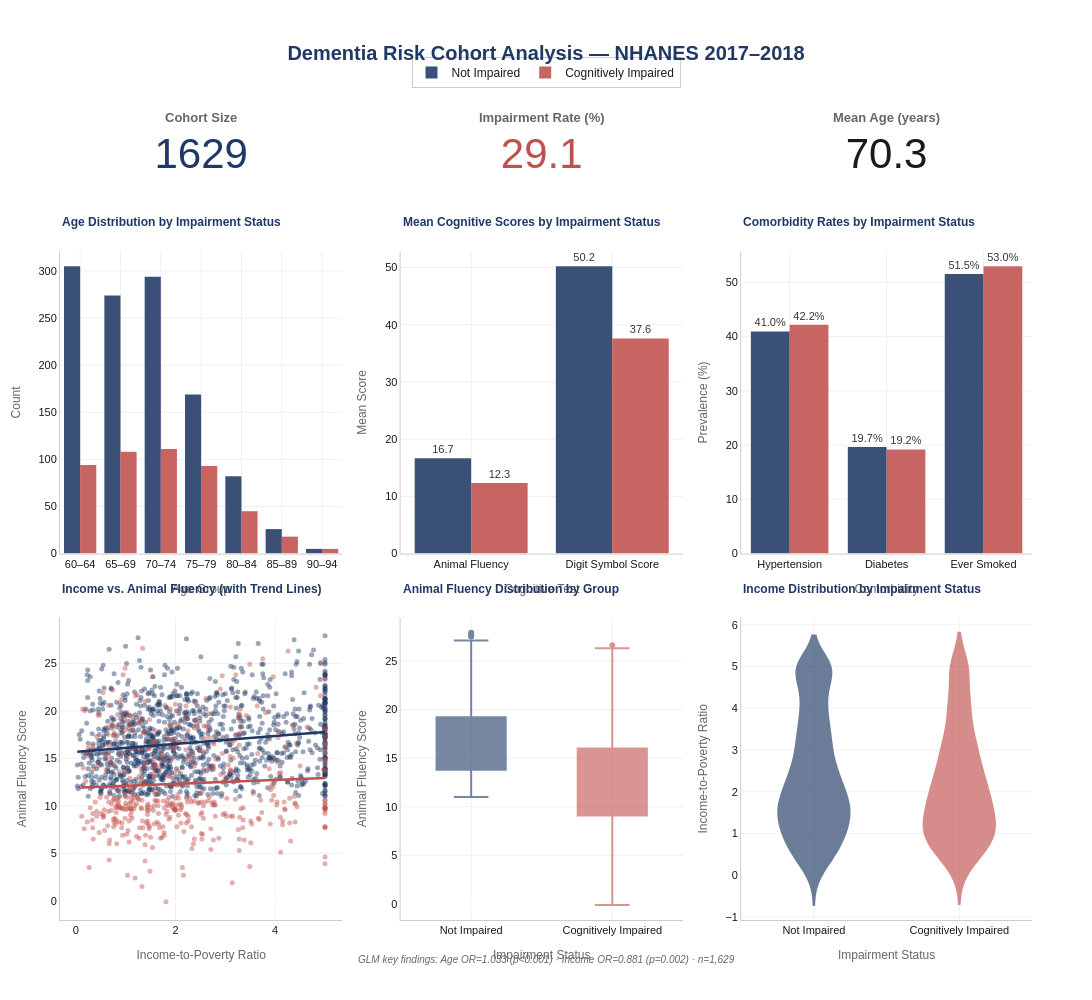

Notebook code for this chart:
### Code cell
import plotly.graph_objects as go
from plotly.subplots import make_subplots
import numpy as np
import pandas as pd

# ── Colors ───────────────────────────────────────────────────
C_NOT  = "#1F3864"   # navy — not impaired
C_IMP  = "#C0504D"   # muted red — impaired
C_BG   = "#FFFFFF"
C_GRID = "#F0F0F0"
C_TEXT = "#1A1A1A"
C_SUB  = "#666666"

imp  = cohort_clean[cohort_clean["cog_impaired"] == 1]
nimp = cohort_clean[cohort_clean["cog_impaired"] == 0]

# ── KPI values ────────────────────────────────────────────────
total_n       = len(cohort_clean)
imp_rate      = cohort_clean["cog_impaired"].mean() * 100
mean_age      = cohort_clean["age"].mean()
sig_or_age    = 1.033
sig_or_income = 0.881

# ── Layout: 3 rows — KPI strip | row1 charts | row2 charts ───
fig = make_subplots(
    rows=3, cols=3,
    row_heights=[0.10, 0.45, 0.45],
    column_widths=[0.33, 0.33, 0.34],
    specs=[
        [{"type": "indicator"}, {"type": "indicator"}, {"type": "indicator"}],
        [{"type": "xy"},        {"type": "xy"},         {"type": "xy"}],
        [{"type": "xy"},        {"type": "xy"},         {"type": "xy"}],
    ],
    vertical_spacing=0.08,
    horizontal_spacing=0.06,
)

# ── KPI TILES ─────────────────────────────────────────────────
kpis = [
    (total_n,        "Cohort Size",          C_NOT, ".0f"),
    (imp_rate,       "Impairment Rate (%)",  C_IMP, ".1f"),
    (mean_age,       "Mean Age (years)",     C_TEXT, ".1f"),
]
for col, (val, title, color, fmt) in enumerate(kpis, 1):
    fig.add_trace(go.Indicator(
        mode="number",
        value=val,
        number={"font": {"size": 42, "color": color, "family": "Arial"},
                "valueformat": fmt},
        title={"text": f"<b>{title}</b>",
               "font": {"size": 13, "color": C_SUB, "family": "Arial"}},
    ), row=1, col=col)

# ── CHART 1: Age Distribution ─────────────────────────────────
bin_edges = list(range(60, 100, 5))
for df, name, color in [(nimp, "Not Impaired", C_NOT), (imp, "Cognitively Impaired", C_IMP)]:
    counts, _ = np.histogram(df["age"], bins=bin_edges)
    fig.add_trace(go.Bar(
        x=[f"{b}–{b+4}" for b in bin_edges[:-1]],
        y=counts,
        name=name,
        marker_color=color,
        opacity=0.88,
        showlegend=True,
        legendgroup=name,
    ), row=2, col=1)

# ── CHART 2: Mean Cognitive Scores ────────────────────────────
score_labels = ["Animal Fluency", "Digit Symbol Score"]
for df, name, color in [(nimp, "Not Impaired", C_NOT), (imp, "Cognitively Impaired", C_IMP)]:
    means = [df["animal_fluency"].mean(), df["digit_symbol_score"].mean()]
    fig.add_trace(go.Bar(
        x=score_labels,
        y=means,
        name=name,
        marker_color=color,
        opacity=0.88,
        showlegend=False,
        legendgroup=name,
        text=[f"{v:.1f}" for v in means],
        textposition="outside",
        textfont={"size": 11, "color": C_TEXT},
    ), row=2, col=2)

# ── CHART 3: Comorbidity Rates ────────────────────────────────
comorbid_labels = ["Hypertension", "Diabetes", "Ever Smoked"]
comorbid_cols   = ["hypertension", "diabetes", "ever_smoked"]
for df, name, color in [(nimp, "Not Impaired", C_NOT), (imp, "Cognitively Impaired", C_IMP)]:
    vals = [df[c].mean() * 100 for c in comorbid_cols]
    fig.add_trace(go.Bar(
        x=comorbid_labels,
        y=vals,
        name=name,
        marker_color=color,
        opacity=0.88,
        showlegend=False,
        legendgroup=name,
        text=[f"{v:.1f}%" for v in vals],
        textposition="outside",
        textfont={"size": 11, "color": C_TEXT},
    ), row=2, col=3)

# ── CHART 4: Income vs Animal Fluency scatter ─────────────────
for df, name, color in [(nimp, "Not Impaired", C_NOT), (imp, "Cognitively Impaired", C_IMP)]:
    fig.add_trace(go.Scatter(
        x=df["income_pir"],
        y=df["animal_fluency"],
        mode="markers",
        name=name,
        marker={"color": color, "size": 5, "opacity": 0.45},
        showlegend=False,
        legendgroup=name,
    ), row=3, col=1)

# Trend lines
for df, color in [(nimp, C_NOT), (imp, C_IMP)]:
    d = df[["income_pir","animal_fluency"]].dropna()
    m, b = np.polyfit(d["income_pir"], d["animal_fluency"], 1)
    x_line = np.linspace(d["income_pir"].min(), d["income_pir"].max(), 50)
    fig.add_trace(go.Scatter(
        x=x_line, y=m*x_line + b,
        mode="lines",
        line={"color": color, "width": 2.5},
        showlegend=False,
    ), row=3, col=1)

# ── CHART 5: Age vs Animal Fluency box plots ─────────────────
for df, name, color in [(nimp, "Not Impaired", C_NOT), (imp, "Cognitively Impaired", C_IMP)]:
    fig.add_trace(go.Box(
        y=df["animal_fluency"],
        name=name,
        marker_color=color,
        line_color=color,
        fillcolor=color,
        opacity=0.6,
        showlegend=False,
        legendgroup=name,
        boxmean=True,
    ), row=3, col=2)

# ── CHART 6: Income distribution by impairment ───────────────
for df, name, color in [(nimp, "Not Impaired", C_NOT), (imp, "Cognitively Impaired", C_IMP)]:
    fig.add_trace(go.Violin(
        y=df["income_pir"],
        name=name,
        fillcolor=color,
        line_color=color,
        opacity=0.65,
        showlegend=False,
        legendgroup=name,
        box_visible=True,
        meanline_visible=True,
    ), row=3, col=3)

# ── AXIS LABELS ───────────────────────────────────────────────
axis_style = {"showgrid": True, "gridcolor": C_GRID,
              "linecolor": "#CCCCCC", "tickfont": {"family": "Arial", "size": 11},
              "title_font": {"family": "Arial", "size": 12, "color": C_SUB}}

fig.update_xaxes(title_text="Age Group",          row=2, col=1, **axis_style)
fig.update_yaxes(title_text="Count",              row=2, col=1, **axis_style)
fig.update_xaxes(title_text="Cognitive Test",     row=2, col=2, **axis_style)
fig.update_yaxes(title_text="Mean Score",         row=2, col=2, **axis_style)
fig.update_xaxes(title_text="Comorbidity",        row=2, col=3, **axis_style)
fig.update_yaxes(title_text="Prevalence (%)",     row=2, col=3, **axis_style)
fig.update_xaxes(title_text="Income-to-Poverty Ratio", row=3, col=1, **axis_style)
fig.update_yaxes(title_text="Animal Fluency Score",    row=3, col=1, **axis_style)
fig.update_xaxes(title_text="Impairment Status",  row=3, col=2, **axis_style)
fig.update_yaxes(title_text="Animal Fluency Score", row=3, col=2, **axis_style)
fig.update_xaxes(title_text="Impairment Status",  row=3, col=3, **axis_style)
fig.update_yaxes(title_text="Income-to-Poverty Ratio", row=3, col=3, **axis_style)

# ── CHART TITLES ──────────────────────────────────────────────
chart_titles = {
    (2,1): "Age Distribution by Impairment Status",
    (2,2): "Mean Cognitive Scores by Impairment Status",
    (2,3): "Comorbidity Rates by Impairment Status",
    (3,1): "Income vs. Animal Fluency (with Trend Lines)",
    (3,2): "Animal Fluency Distribution by Group",
    (3,3): "Income Distribution by Impairment Status",
}
annotations = []
for (r, c), title in chart_titles.items():
    annotations.append(dict(
        text=f"<b>{title}</b>",
        xref="paper", yref="paper",
        x=fig.get_subplot(r, c).xaxis.domain[0],
        y=fig.get_subplot(r, c).yaxis.domain[1] + 0.025,
        xanchor="left", yanchor="bottom",
        font={"size": 12, "color": C_NOT, "family": "Arial"},
        showarrow=False,
    ))

# ── STATISTICAL ANNOTATION ────────────────────────────────────
annotations.append(dict(
    text=f"<i>GLM key findings: Age OR={sig_or_age} (p<0.001) · Income OR={sig_or_income} (p=0.002) · n={total_n:,}</i>",
    xref="paper", yref="paper", x=0.5, y=-0.04,
    xanchor="center", yanchor="top",
    font={"size": 10, "color": C_SUB, "family": "Arial"},
    showarrow=False,
))

# ── GLOBAL LAYOUT ─────────────────────────────────────────────
fig.update_layout(
    title={
        "text": "<b>Dementia Risk Cohort Analysis — NHANES 2017–2018</b>",
        "x": 0.5, "xanchor": "center",
        "font": {"size": 20, "color": C_NOT, "family": "Arial"},
    },
    height=1000,
    width=1300,
    paper_bgcolor=C_BG,
    plot_bgcolor=C_BG,
    font={"family": "Arial", "color": C_TEXT},
    barmode="group",
    legend={
        "orientation": "h",
        "x": 0.5, "xanchor": "center",
        "y": 1.04, "yanchor": "bottom",
        "font": {"size": 12, "family": "Arial"},
        "bgcolor": "rgba(255,255,255,0.8)",
        "bordercolor": "#CCCCCC",
        "borderwidth": 1,
    },
    annotations=annotations,
    margin={"t": 120, "b": 80, "l": 60, "r": 60},
)

fig.update_traces(selector={"type": "bar"}, marker_line_width=0)

# ── SAVE AS STANDALONE HTML ───────────────────────────────────
fig.write_html("dementia_cohort_dashboard.html", include_plotlyjs="cdn")
fig.show()
print("✓ Dashboard saved: dementia_cohort_dashboard.html")

### Figure 1 — Plotly figure (JSON) as saved in the notebook; plotly's stock layout.template omitted (floating-point values rounded to 4 significant figures; data arrays with more than 128 entries replaced by an {"elided": "..."} marker saying what was removed)
{"data": [{"domain": {"x": [0, 0.2904], "y": [0.916, 1]}, "mode": "number", "number": {"font": {"color": "#1F3864", "family": "Arial", "size": 42}, "valueformat": ".0f"}, "title": {"font": {"color": "#666666", "family": "Arial", "size": 13}, "text": "<b>Cohort Size</b>"}, "type": "indicator", "value": 1629}, {"domain": {"x": [0.3504, 0.6408], "y": [0.916, 1]}, "mode": "number", "number": {"font": {"color": "#C0504D", "family": "Arial", "size": 42}, "valueformat": ".1f"}, "title": {"font": {"color": "#666666", "family": "Arial", "size": 13}, "text": "<b>Impairment Rate (%)</b>"}, "type": "indicator", "value": 29.1}, {"domain": {"x": [0.7008, 1], "y": [0.916, 1]}, "mode": "number", "number": {"font": {"color": "#1A1A1A", "family": "Arial", "size": 42}, "valueformat": ".1f"}, "title": {"font": {"color": "#666666", "family": "Arial", "size": 13}, "text": "<b>Mean Age (years)</b>"}, "type": "indicator", "value": 70.29}, {"legendgroup": "Not Impaired", "marker": {"color": "#1F3864", "line": {"width": 0}}, "name": "Not Impaired", "opacity": 0.88, "showlegend": true, "type": "bar", "x": ["60–64", "65–69", "70–74", "75–79", "80–84", "85–89", "90–94"], "xaxis": "x", "y": [305, 274, 294, 169, 82, 26, 5], "yaxis": "y"}, {"legendgroup": "Cognitively Impaired", "marker": {"color": "#C0504D", "line": {"width": 0}}, "name": "Cognitively Impaired", "opacity": 0.88, "showlegend": true, "type": "bar", "x": ["60–64", "65–69", "70–74", "75–79", "80–84", "85–89", "90–94"], "xaxis": "x", "y": [94, 108, 111, 93, 45, 18, 5], "yaxis": "y"}, {"legendgroup": "Not Impaired", "marker": {"color": "#1F3864", "line": {"width": 0}}, "name": "Not Impaired", "opacity": 0.88, "showlegend": false, "text": ["16.7", "50.2"], "textfont": {"color": "#1A1A1A", "size": 11}, "textposition": "outside", "type": "bar", "x": ["Animal Fluency", "Digit Symbol Score"], "xaxis": "x2", "y": [16.68, 50.21], "yaxis": "y2"}, {"legendgroup": "Cognitively Impaired", "marker": {"color": "#C0504D", "line": {"width": 0}}, "name": "Cognitively Impaired", "opacity": 0.88, "showlegend": false, "text": ["12.3", "37.6"], "textfont": {"color": "#1A1A1A", "size": 11}, "textposition": "outside", "type": "bar", "x": ["Animal Fluency", "Digit Symbol Score"], "xaxis": "x2", "y": [12.35, 37.61], "yaxis": "y2"}, {"legendgroup": "Not Impaired", "marker": {"color": "#1F3864", "line": {"width": 0}}, "name": "Not Impaired", "opacity": 0.88, "showlegend": false, "text": ["41.0%", "19.7%", "51.5%"], "textfont": {"color": "#1A1A1A", "size": 11}, "textposition": "outside", "type": "bar", "x": ["Hypertension", "Diabetes", "Ever Smoked"], "xaxis": "x3", "y": [40.95, 19.65, 51.52], "yaxis": "y3"}, {"legendgroup": "Cognitively Impaired", "marker": {"color": "#C0504D", "line": {"width": 0}}, "name": "Cognitively Impaired", "opacity": 0.88, "showlegend": false, "text": ["42.2%", "19.2%", "53.0%"], "textfont": {"color": "#1A1A1A", "size": 11}, "textposition": "outside", "type": "bar", "x": ["Hypertension", "Diabetes", "Ever Smoked"], "xaxis": "x3", "y": [42.19, 19.2, 52.95], "yaxis": "y3"}, {"legendgroup": "Not Impaired", "marker": {"color": "#1F3864", "opacity": 0.45, "size": 5}, "mode": "markers", "name": "Not Impaired", "showlegend": false, "type": "scatter", "x": {"elided": "1155 float values"}, "xaxis": "x4", "y": {"elided": "1155 float values"}, "yaxis": "y4"}, {"legendgroup": "Cognitively Impaired", "marker": {"color": "#C0504D", "opacity": 0.45, "size": 5}, "mode": "markers", "name": "Cognitively Impaired", "showlegend": false, "type": "scatter", "x": {"elided": "474 float values"}, "xaxis": "x4", "y": {"elided": "474 float values"}, "yaxis": "y4"}, {"line": {"color": "#1F3864", "width": 2.5}, "mode": "lines", "showlegend": false, "type": "scatter", "x": [0.03, 0.1314, 0.2329, 0.3343, 0.4357, 0.5371, 0.6386, 0.74, 0.8414, 0.9429, 1.044, 1.146, 1.247, 1.349, 1.45, 1.551, 1.653, 1.754, 1.856, 1.957, 2.059, 2.16, 2.261, 2.363, 2.464, 2.566, 2.667, 2.769, 2.87, 2.971, 3.073, 3.174, 3.276, 3.377, 3.479, 3.58, 3.681, 3.783, 3.884, 3.986, 4.087, 4.189, 4.29, 4.391, 4.493, 4.594, 4.696, 4.797, 4.899, 5.0], "xaxis": "x4", "y": [15.69, 15.73, 15.77, 15.82, 15.86, 15.9, 15.94, 15.99, 16.03, 16.07, 16.12, 16.16, 16.2, 16.24, 16.29, 16.33, 16.37, 16.41, 16.46, 16.5, 16.54, 16.59, 16.63, 16.67, 16.71, 16.76, 16.8, 16.84, 16.89, 16.93, 16.97, 17.01, 17.06, 17.1, 17.14, 17.19, 17.23, 17.27, 17.31, 17.36, 17.4, 17.44, 17.48, 17.53, 17.57, 17.61, 17.66, 17.7, 17.74, 17.78], "yaxis": "y4"}, {"line": {"color": "#C0504D", "width": 2.5}, "mode": "lines", "showlegend": false, "type": "scatter", "x": [0.12, 0.2196, 0.3192, 0.4188, 0.5184, 0.618, 0.7176, 0.8171, 0.9167, 1.016, 1.116, 1.216, 1.315, 1.415, 1.514, 1.614, 1.713, 1.813, 1.913, 2.012, 2.112, 2.211, 2.311, 2.411, 2.51, 2.61, 2.709, 2.809, 2.909, 3.008, 3.108, 3.207, 3.307, 3.407, 3.506, 3.606, 3.705, 3.805, 3.904, 4.004, 4.104, 4.203, 4.303, 4.402, 4.502, 4.602, 4.701, 4.801, 4.9, 5.0], "xaxis": "x4", "y": [11.93, 11.95, 11.97, 11.99, 12.01, 12.03, 12.05, 12.07, 12.09, 12.11, 12.13, 12.16, 12.18, 12.2, 12.22, 12.24, 12.26, 12.28, 12.3, 12.32, 12.34, 12.36, 12.38, 12.4, 12.42, 12.44, 12.46, 12.49, 12.51, 12.53, 12.55, 12.57, 12.59, 12.61, 12.63, 12.65, 12.67, 12.69, 12.71, 12.73, 12.75, 12.77, 12.8, 12.82, 12.84, 12.86, 12.88, 12.9, 12.92, 12.94], "yaxis": "y4"}, {"boxmean": true, "fillcolor": "#1F3864", "legendgroup": "Not Impaired", "line": {"color": "#1F3864"}, "marker": {"color": "#1F3864"}, "name": "Not Impaired", "opacity": 0.6, "showlegend": false, "type": "box", "xaxis": "x5", "y": {"elided": "1155 float values"}, "yaxis": "y5"}, {"boxmean": true, "fillcolor": "#C0504D", "legendgroup": "Cognitively Impaired", "line": {"color": "#C0504D"}, "marker": {"color": "#C0504D"}, "name": "Cognitively Impaired", "opacity": 0.6, "showlegend": false, "type": "box", "xaxis": "x5", "y": {"elided": "474 float values"}, "yaxis": "y5"}, {"box": {"visible": true}, "fillcolor": "#1F3864", "legendgroup": "Not Impaired", "line": {"color": "#1F3864"}, "meanline": {"visible": true}, "name": "Not Impaired", "opacity": 0.65, "showlegend": false, "type": "violin", "xaxis": "x6", "y": {"elided": "1155 float values"}, "yaxis": "y6"}, {"box": {"visible": true}, "fillcolor": "#C0504D", "legendgroup": "Cognitively Impaired", "line": {"color": "#C0504D"}, "meanline": {"visible": true}, "name": "Cognitively Impaired", "opacity": 0.65, "showlegend": false, "type": "violin", "xaxis": "x6", "y": {"elided": "474 float values"}, "yaxis": "y6"}], "layout": {"annotations": [{"font": {"color": "#1F3864", "family": "Arial", "size": 12}, "showarrow": false, "text": "<b>Age Distribution by Impairment Status</b>", "x": 0, "xanchor": "left", "xref": "paper", "y": 0.861, "yanchor": "bottom", "yref": "paper"}, {"font": {"color": "#1F3864", "family": "Arial", "size": 12}, "showarrow": false, "text": "<b>Mean Cognitive Scores by Impairment Status</b>", "x": 0.3504, "xanchor": "left", "xref": "paper", "y": 0.861, "yanchor": "bottom", "yref": "paper"}, {"font": {"color": "#1F3864", "family": "Arial", "size": 12}, "showarrow": false, "text": "<b>Comorbidity Rates by Impairment Status</b>", "x": 0.7008, "xanchor": "left", "xref": "paper", "y": 0.861, "yanchor": "bottom", "yref": "paper"}, {"font": {"color": "#1F3864", "family": "Arial", "size": 12}, "showarrow": false, "text": "<b>Income vs. Animal Fluency (with Trend Lines)</b>", "x": 0, "xanchor": "left", "xref": "paper", "y": 0.403, "yanchor": "bottom", "yref": "paper"}, {"font": {"color": "#1F3864", "family": "Arial", "size": 12}, "showarrow": false, "text": "<b>Animal Fluency Distribution by Group</b>", "x": 0.3504, "xanchor": "left", "xref": "paper", "y": 0.403, "yanchor": "bottom", "yref": "paper"}, {"font": {"color": "#1F3864", "family": "Arial", "size": 12}, "showarrow": false, "text": "<b>Income Distribution by Impairment Status</b>", "x": 0.7008, "xanchor": "left", "xref": "paper", "y": 0.403, "yanchor": "bottom", "yref": "paper"}, {"font": {"color": "#666666", "family": "Arial", "size": 10}, "showarrow": false, "text": "<i>GLM key findings: Age OR=1.033 (p<0.001) · Income OR=0.881 (p=0.002) · n=1,629</i>", "x": 0.5, "xanchor": "center", "xref": "paper", "y": -0.04, "yanchor": "top", "yref": "paper"}], "barmode": "group", "font": {"color": "#1A1A1A", "family": "Arial"}, "height": 1000, "legend": {"bgcolor": "rgba(255,255,255,0.8)", "bordercolor": "#CCCCCC", "borderwidth": 1, "font": {"family": "Arial", "size": 12}, "orientation": "h", "x": 0.5, "xanchor": "center", "y": 1.04, "yanchor": "bottom"}, "margin": {"b": 80, "l": 60, "r": 60, "t": 120}, "paper_bgcolor": "#FFFFFF", "plot_bgcolor": "#FFFFFF", "title": {"font": {"color": "#1F3864", "family": "Arial", "size": 20}, "text": "<b>Dementia Risk Cohort Analysis — NHANES 2017–2018</b>", "x": 0.5, "xanchor": "center"}, "width": 1300, "xaxis": {"anchor": "y", "domain": [0, 0.2904], "gridcolor": "#F0F0F0", "linecolor": "#CCCCCC", "showgrid": true, "tickfont": {"family": "Arial", "size": 11}, "title": {"font": {"color": "#666666", "family": "Arial", "size": 12}, "text": "Age Group"}}, "xaxis2": {"anchor": "y2", "domain": [0.3504, 0.6408], "gridcolor": "#F0F0F0", "linecolor": "#CCCCCC", "showgrid": true, "tickfont": {"family": "Arial", "size": 11}, "title": {"font": {"color": "#666666", "family": "Arial", "size": 12}, "text": "Cognitive Test"}}, "xaxis3": {"anchor": "y3", "domain": [0.7008, 1], "gridcolor": "#F0F0F0", "linecolor": "#CCCCCC", "showgrid": true, "tickfont": {"family": "Arial", "size": 11}, "title": {"font": {"color": "#666666", "family": "Arial", "size": 12}, "text": "Comorbidity"}}, "xaxis4": {"anchor": "y4", "domain": [0, 0.2904], "gridcolor": "#F0F0F0", "linecolor": "#CCCCCC", "showgrid": true, "tickfont": {"family": "Arial", "size": 11}, "title": {"font": {"color": "#666666", "family": "Arial", "size": 12}, "text": "Income-to-Poverty Ratio"}}, "xaxis5": {"anchor": "y5", "domain": [0.3504, 0.6408], "gridcolor": "#F0F0F0", "linecolor": "#CCCCCC", "showgrid": true, "tickfont": {"family": "Arial", "size": 11}, "title": {"font": {"color": "#666666", "family": "Arial", "size": 12}, "text": "Impairment Status"}}, "xaxis6": {"anchor": "y6", "domain": [0.7008, 1], "gridcolor": "#F0F0F0", "linecolor": "#CCCCCC", "showgrid": true, "tickfont": {"family": "Arial", "size": 11}, "title": {"font": {"color": "#666666", "family": "Arial", "size": 12}, "text": "Impairment Status"}}, "yaxis": {"anchor": "x", "domain": [0.458, 0.836], "gridcolor": "#F0F0F0", "linecolor": "#CCCCCC", "showgrid": true, "tickfont": {"family": "Arial", "size": 11}, "title": {"font": {"color": "#666666", "family": "Arial", "size": 12}, "text": "Count"}}, "yaxis2": {"anchor": "x2", "domain": [0.458, 0.836], "gridcolor": "#F0F0F0", "linecolor": "#CCCCCC", "showgrid": true, "tickfont": {"family": "Arial", "size": 11}, "title": {"font": {"color": "#666666", "family": "Arial", "size": 12}, "text": "Mean Score"}}, "yaxis3": {"anchor": "x3", "domain": [0.458, 0.836], "gridcolor": "#F0F0F0", "linecolor": "#CCCCCC", "showgrid": true, "tickfont": {"family": "Arial", "size": 11}, "title": {"font": {"color": "#666666", "family": "Arial", "size": 12}, "text": "Prevalence (%)"}}, "yaxis4": {"anchor": "x4", "domain": [0, 0.378], "gridcolor": "#F0F0F0", "linecolor": "#CCCCCC", "showgrid": true, "tickfont": {"family": "Arial", "size": 11}, "title": {"font": {"color": "#666666", "family": "Arial", "size": 12}, "text": "Animal Fluency Score"}}, "yaxis5": {"anchor": "x5", "domain": [0, 0.378], "gridcolor": "#F0F0F0", "linecolor": "#CCCCCC", "showgrid": true, "tickfont": {"family": "Arial", "size": 11}, "title": {"font": {"color": "#666666", "family": "Arial", "size": 12}, "text": "Animal Fluency Score"}}, "yaxis6": {"anchor": "x6", "domain": [0, 0.378], "gridcolor": "#F0F0F0", "linecolor": "#CCCCCC", "showgrid": true, "tickfont": {"family": "Arial", "size": 11}, "title": {"font": {"color": "#666666", "family": "Arial", "size": 12}, "text": "Income-to-Poverty Ratio"}}}}
